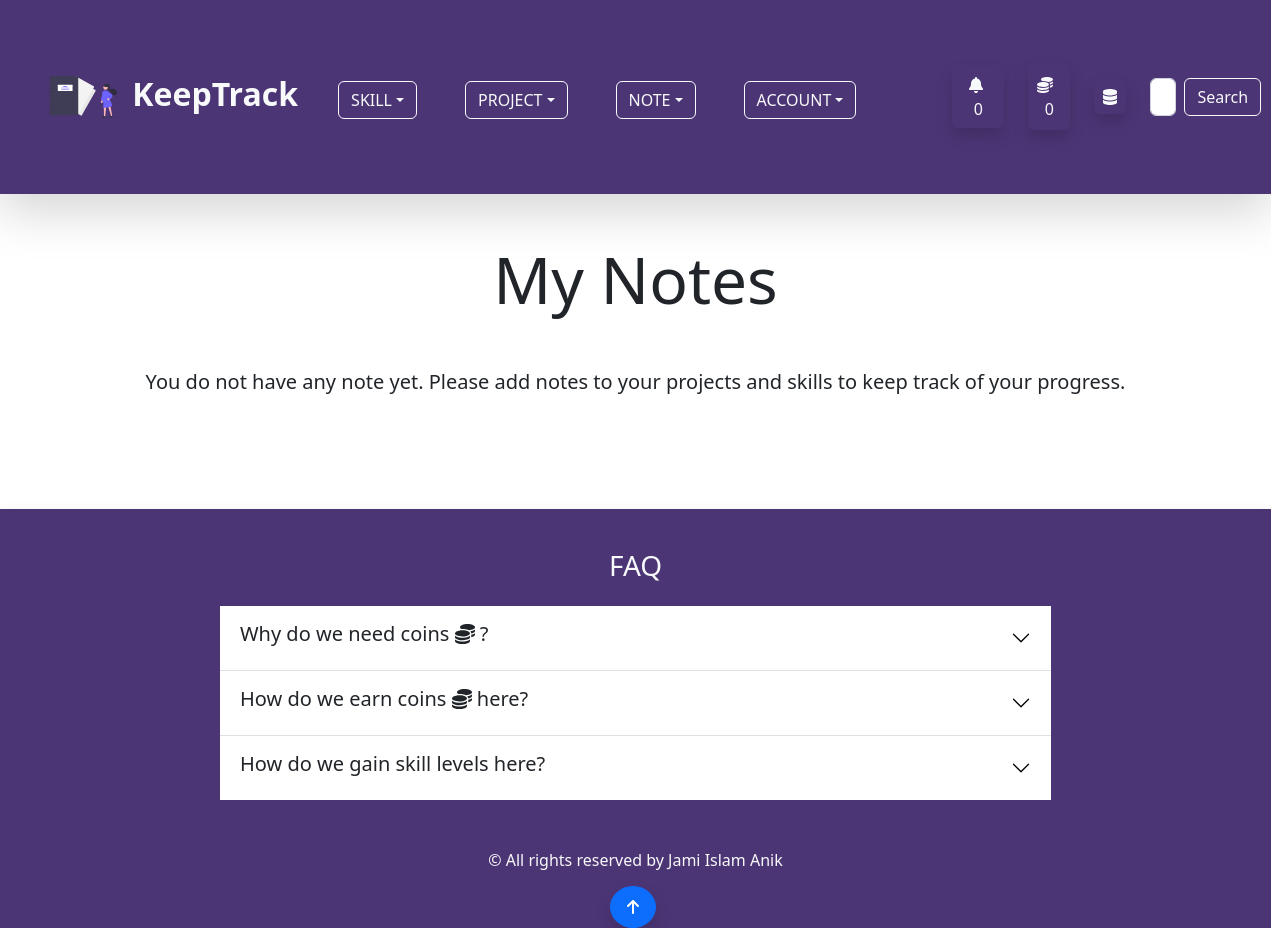
The page /note/ (signed in) on the database as committed earlier.
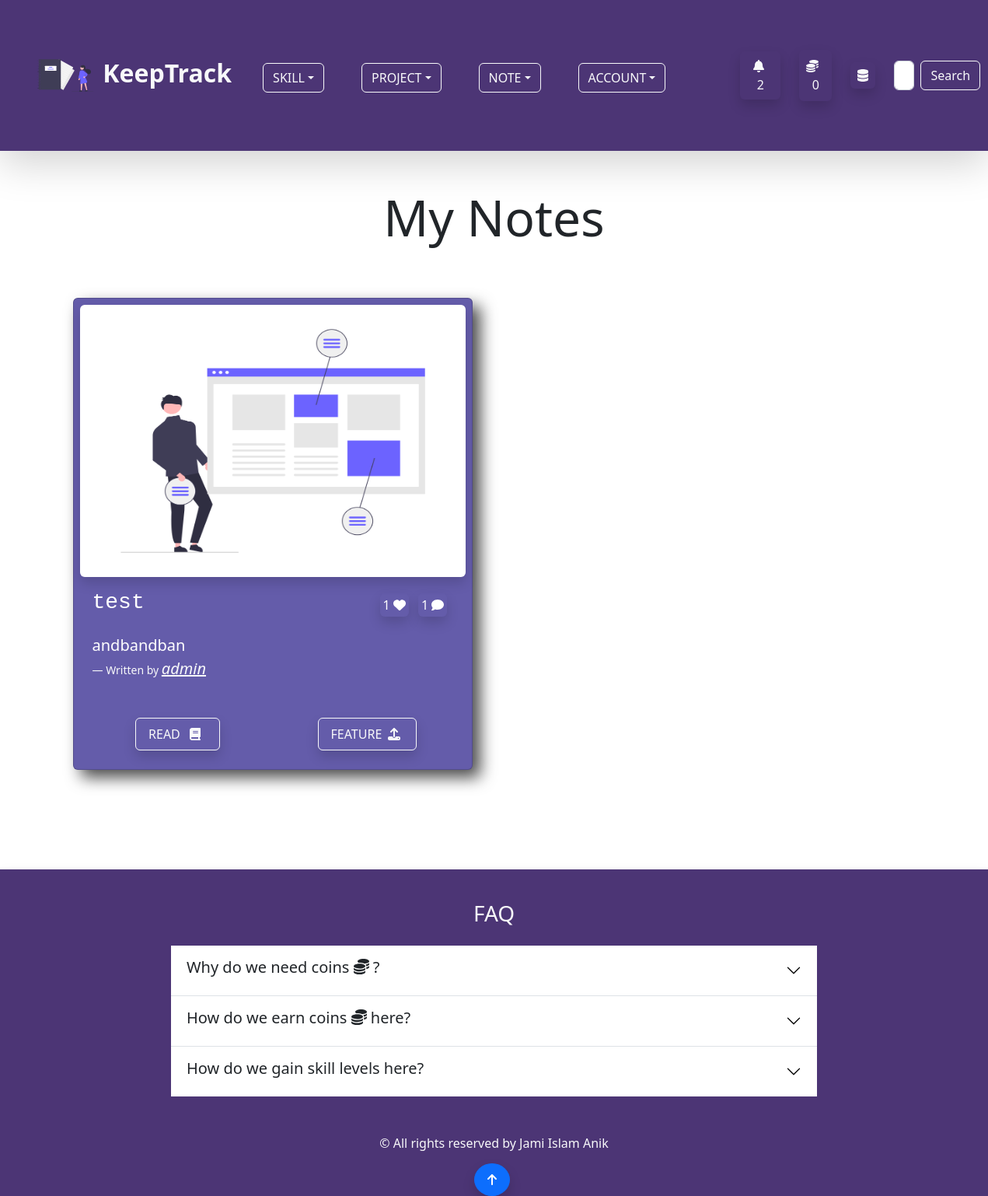
The same page on the database as committed later.
### account/models.py (models this page shows, shortened)
class Profile(models.Model):
    user = models.OneToOneField(User,on_delete=models.CASCADE,null=True,blank=True)
    profile_image = models.ImageField(null=True,blank=True,upload_to='keeptrack/images/',default = 'keeptrack/default_images/default_profile_i2ejjp.png')
    username = models.CharField(max_length=255)
    first_name = models.CharField(max_length=255,null=True,blank=True)
    last_name = models.CharField(max_length=255,null=True,blank=True)
    bio = models.TextField(max_length=2000,blank=True,null=True)
    email = models.EmailField(max_length=255,blank=True,null=True)
    portfolio_site = models.URLField(max_length=500,blank=True,null=True)
    facebook = models.URLField(max_length=2000,blank=True,null=True)
    linkedin = models.URLField(max_length=2000,blank=True,null=True)
    youtube = models.URLField(max_length=2000,blank=True,null=True)
    coin = models.IntegerField(default=100,null=True,blank=True)
    def __str__(self):
        return self.username

### note/models.py (models this page shows)
class Note(models.Model):
    comment = GenericRelation(Comment)
    like = GenericRelation(Like)
    content_type = models.ForeignKey(ContentType, null=True, on_delete=models.SET_NULL)
    object_id = models.IntegerField()
    content_object = GenericForeignKey()
    owner = models.ForeignKey(Profile,on_delete=models.CASCADE)
    note_image = models.ImageField(null=True, blank =True, upload_to='keeptrack/images/')
    title = models.CharField(max_length=255)
    body = models.TextField()
    created_at = models.DateTimeField(auto_now_add=True)
    class Meta:
        ordering = ['-created_at']

### note/views.py (the view, shortened to what this page needs)
# urls.py: path('',views.note_page,name="note-page"),
@login_required(login_url='login-page')
def note_page(request):
    owner = request.user.profile
    queryset = owner.note_set.all()
    context = {
        'queryset' : list(queryset),
    }
    return render(request,'note/note_page.html',context)

### note/templates/note/note_page.html (shortened to what this page needs)
{% extends 'base.html' %} {% load static %} {% block content %}
<div class="container">
  <h3 class="mb-5 display-3 text-center">My Notes</h3>
  {% if queryset %}
  <div class="row">
    {% for note in queryset %}
    <div class="col col-12 col-md-6">
      <div class="card p-2 mx-3 my-3" id="project-page-card">
        {% if note.note_image %}
        <img
          src="{{ note.note_image.url }}"
          class="img-fluid w-100 shadow rounded"
          id="note-image-h"
          alt="Note Image"
        />
        {% else %}
        <img
          src="{% static 'images/default_note.png' %}"
          class="img-fluid w-100 shadow rounded"
          id="note-image-h"
          alt="Note Image"
        />
        {% endif %}
        <div class="card-body text-white">
          <div class="row">
            <h3 class="col col-12 col-md-9 card-title font-monospace">{{ note.title }}</h3>
            <div class="col col-12 col-md-3 pb-2 pt-0 pt-md-2">
              <span class="p-1 mx-1 rounded shadow">{{ note.like.count }} <i class="fas fa-heart"></i></span>
              <span class="p-1 mx-1 rounded shadow">{{ note.comment.count }} <i class="fas fa-comment"></i></span>
            </div>
          </div>
          <figure class="py-1 py-md-3">
            <blockquote class="blockquote">
              <p class="lead">{{ note.body|slice:"60" }}
            </blockquote>
            <figcaption class="blockquote-footer text-light">Written by
              <a href="{% url 'account-page' note.owner.username %}" class="fs-5 text-light"><cite title="Source Title">{{ note.owner }}</cite></a>
            </figcaption>
          </figure>
          <div class="row">
          <div class="text-center col col-6">
            <a
              href="{% url 'single-note-page' note.id %}"
              class="btn btn-outline-light py-2 px-3 shadow"
              >READ
              <span><i class="fas fa-book px-2"></i></span>
            </a>
          </div>
          <div class="col col-6">
            <form action="" method="POST">
              <div class="text-center"><button type="submit" name="note-id" value="{{ note.id }}" class="btn btn-outline-light py-2 px-3 shadow" title="Featuring this note will cost you 50 coins.">FEATURE <span><i class="fas fa-upload px-1"></i></span> </button></div>
            </form>
          </div>
        </div>
        </div>
      </div>
    </div>
    {% endfor %}
  </div>
  {% else %}
  <p class="lead text-center">You do not have any note yet. Please add notes to your projects and skills to keep track of your progress.</p>
  {% endif %}
</div>
{% endblock %}

### templates/navbar.html (shortened to what this page needs)
{% load static %}
<nav class="navbar navbar-expand-lg navbar-light mb-5 shadow-lg" id="custom-bg">
  <div class="container-fluid p-3 p-md-5">
    <a class="navbar-brand fs-2 text-light fw-bold" href="{% url 'home-page' %}">
      <img src="{% static 'svg/undraw_personal_notebook_re_d7dc.svg' %}" alt="icon" class="me-1 bg-transparent"
        width="72" height="72">
      KeepTrack
    </a>
    <div class="collapse navbar-collapse" id="navbarSupportedContent">
      <ul class="navbar-nav me-auto mb-2 mb-lg-0 px-4 fs-3">
        {% if user.is_authenticated %}
        <li class="nav-item dropdown me-5 mb-3 mb-md-0">
          <button class="btn btn-outline-light dropdown-toggle text-uppercase" id="navbarWithDropdown"
            data-bs-toggle="dropdown" role="button" aria-expanded="false">Skill</button>
        </li>
        <li class="nav-item dropdown me-5 mb-3 mb-md-0">
          <button class="btn btn-outline-light dropdown-toggle text-uppercase" id="navbarWithDropdown"
            data-bs-toggle="dropdown" role="button" aria-expanded="false">Project</button>
        </li>
        <li class="nav-item dropdown me-5 mb-3 mb-md-0">
          <button class="btn btn-outline-light dropdown-toggle text-uppercase" id="navbarWithDropdown"
            data-bs-toggle="dropdown" role="button" aria-expanded="false">Note</button>
        </li>
        {% endif %}
        <li class="nav-item dropdown me-5 mb-3 mb-md-0">
          <button class="btn btn-outline-light dropdown-toggle text-uppercase" id="navbarWithDropdown"
            data-bs-toggle="dropdown" role="button" aria-expanded="false">Account</button>
        </li>
      </ul>
      {% if user.is_authenticated %}
      <button class="btn mx-4 shadow text-light" data-bs-toggle="modal"
                    data-bs-target="#notificationModal"><span class="ps-1"><i class="fas fa-bell fa-bounce pe-2"></i>
                      {{ user.profile.notification_set.count }}
                    </span>
                </button>
      <a href="{% url 'note-page' %}" class="btn text-light p-2 me-4 shadow rounded my-2"><i class="fas fa-coins fa-bounce pe-2"></i>{{ user.profile.coin }} </a>
      {% if user.is_superuser %}
      <a href="{% url 'dashboard' %}" class="btn text-light p-1 px-2 me-4 shadow rounded my-2"><i class="fas fa-database fa-bounce"></i></a>
      {% endif %}
      {% endif %}
      <form class="d-flex my-2" method="POST" action="{% url 'home-page' %}">
        <input class="form-control me-2" type="search" placeholder="Search Users by username..." aria-label="Search" name="searched">
        <button class="btn btn-outline-light" type="submit">Search</button>
      </form>
    </div>
  </div>
</nav>

Rows that differ between the two databases and show on the page:
added Note: title "test", like.count "1", comment.count "1", body "andbandban", owner "admin"
Other text that changed with them:
{{ user.profile.notification_set.count }}: "0" → "2"
text no longer shown: "You do not have any note yet. Please add notes to your projects and skills to keep track of your progress."
